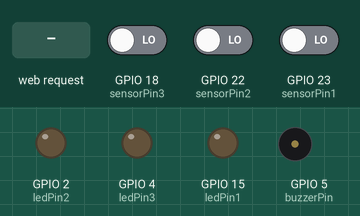
The sketch below on a simulated ESP32. Shown: output pins drawn as LEDs (lit = HIGH), buzzer (waves = sounding, pin HIGH). The test bench sets the inputs (shaded band); at power-on: GPIO 23 (sensorPin1) LOW, GPIO 18 (sensorPin3) LOW, GPIO 22 (sensorPin2) LOW. WiFi joins after 1.5 s; servers stay silent unless stated; web services answer with replies made up by the test bench; what the sketch prints to the serial monitor is not drawn.

Above: at 2.7 s.
2.8 s: HTTP request GET /T1 received
At 3.2 s:
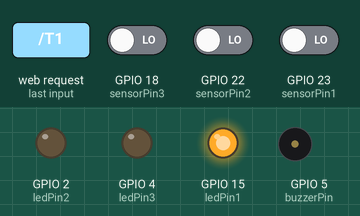
4.3 s: GPIO 23 (sensorPin1) driven HIGH
At 5.5 s:
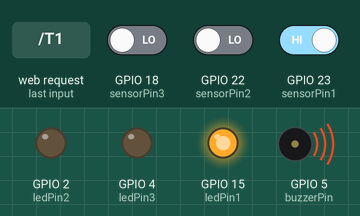
5.8 s: HTTP request GET /T2 received
At 6.7 s:
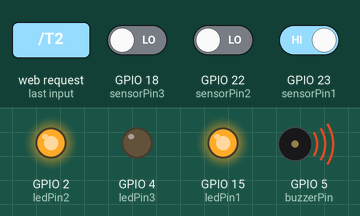
7.3 s: GPIO 18 (sensorPin3) driven HIGH
At 7.8 s:
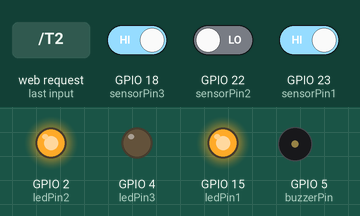
8.8 s: HTTP request GET /T3 received
At 10.0 s:
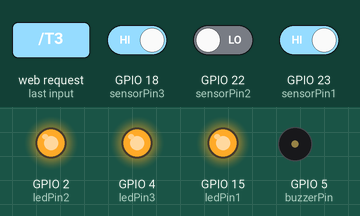
10.3 s: GPIO 22 (sensorPin2) driven HIGH
At 11.3 s:
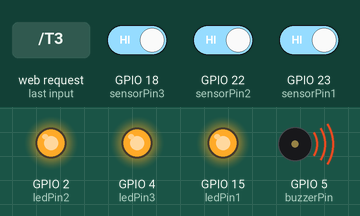
Timing chart, 0 to 13.0 s (numbered marks = the images above; inputs shaded):
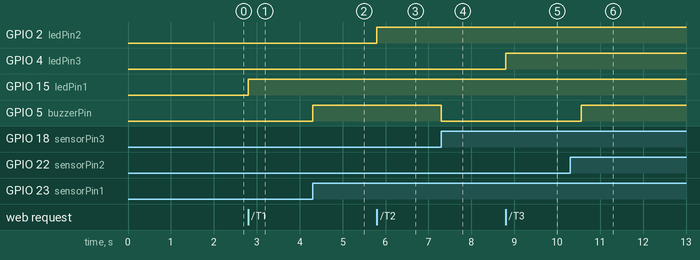

Measured:
- after the input at 2.8 s, GPIO 15 (ledPin1): LOW → HIGH at once
- after the input at 4.3 s, GPIO 5 (buzzerPin): LOW → HIGH at once
- after the input at 5.8 s, GPIO 2 (ledPin2): LOW → HIGH at once
- after the input at 7.3 s, GPIO 5 (buzzerPin): HIGH → LOW at once
- after the input at 8.8 s, GPIO 4 (ledPin3): LOW → HIGH at once
- after the input at 10.3 s, GPIO 5 (buzzerPin): LOW → HIGH after 0.26 s

The sketch:

sketch_nov17c.ino
```cpp
#include <WiFi.h>
#include <WiFiClientSecure.h>
// Comentário de última hora: 28/11
// O código irá iniciar o Web Server caso tudo tiver ok com as credenciais e vai printar o IP
// O API do PushBullet irá mostrar no Serial se está funcionando ou não, está no Serial Monitor se haver erro de comunicação
// Haverá uma constante atualização pelo JavaScript toda vez que haver uma mudança de estado do LED ou Sensor Magnético
// Sempre enviará a cada 10 segundos uma notificação PUSH pelo PushBullet caso estiver com a condições corretas(e ligará o buzzer)
// Condições para enviar mensagem: Led X Ligado e Sensor Y Aberto
const char *ssid = "Brayan";
const char *password = "12345678";


const char *host = "api.pushbullet.com";
const int httpsPort = 443;
const char *accessToken = "o.p6xGrUSTf4q1GdPFKxf800BWUX44hopV";


const int ledPin1 = 15;
const int ledPin2 = 2;
const int ledPin3 = 4;
const int sensorPin1 = 23;
const int sensorPin2 = 22;
const int sensorPin3 = 18;
const int buzzerPin = 5;

bool ledState1 = false;
bool ledState2 = false;
bool ledState3 = false;

WiFiServer server(80);

unsigned long lastNotificationTime = 0;

void setup() {
  Serial.begin(115200);


  pinMode(ledPin1, OUTPUT);
  pinMode(ledPin2, OUTPUT);
  pinMode(ledPin3, OUTPUT);
  pinMode(sensorPin1, INPUT);
  pinMode(sensorPin2, INPUT);
  pinMode(sensorPin3, INPUT);
  pinMode(buzzerPin, OUTPUT);


  WiFi.begin(ssid, password);
  while (WiFi.status() != WL_CONNECTED) {
    delay(500);
    Serial.print(".");
  }
  Serial.println("\nWiFi conectado.");
  Serial.println("Endereço IP: ");
  Serial.println(WiFi.localIP());

  server.begin();
}

void loop() {

  checkSensors();

  WiFiClient client = server.available();
  if (client) {
    handleClient(client);
  }
}

void checkSensors() {
  static bool lastSensorState1 = false;
  static bool lastSensorState2 = false;
  static bool lastSensorState3 = false;

  bool sensor1State = digitalRead(sensorPin1);
  bool sensor2State = digitalRead(sensorPin2);
  bool sensor3State = digitalRead(sensorPin3);

  if (sensor1State != lastSensorState1) {
    if (sensor1State && ledState1) {
      if (millis() - lastNotificationTime > 10000) {
        sendPushNotification("Alerta de Sensor", "Sensor Porta Aberto: Alerta!");
        lastNotificationTime = millis();
      }
      digitalWrite(buzzerPin, HIGH);
    } else {
      digitalWrite(buzzerPin, LOW);
    }
    lastSensorState1 = sensor1State;
  }

  if (sensor2State != lastSensorState2) {
    if (sensor2State && ledState2) {
      if (millis() - lastNotificationTime > 10000) {
        sendPushNotification("Alerta de Sensor", "Sensor Janela Esquerda Aberto: Alerta!");
        lastNotificationTime = millis();
      }

      digitalWrite(buzzerPin, HIGH);
    } else {
      digitalWrite(buzzerPin, LOW);
    }
    lastSensorState2 = sensor2State;
  }


  if (sensor3State != lastSensorState3) {
    if (sensor3State && ledState3) {
      if (millis() - lastNotificationTime > 10000) {
        sendPushNotification("Alerta de Sensor", "Sensor Janela Direita Aberto: Alerta!");
        lastNotificationTime = millis();
      }

      digitalWrite(buzzerPin, HIGH);
    } else {
      digitalWrite(buzzerPin, LOW);
    }
    lastSensorState3 = sensor3State;
  }
}

void handleClient(WiFiClient client) {
  Serial.println("Novo Cliente.");
  String currentLine = "";
  bool isAPIRequest = false;

  while (client.connected()) {
    if (client.available()) {
      char c = client.read();
      Serial.write(c);

      if (c == '\n') {
        if (currentLine.length() == 0) {
          if (isAPIRequest) {
            sendSensorStatus(client);
          } else {
            sendHTMLPage(client);
          }
          break;
        } else {
          currentLine = "";
        }
      } else if (c != '\r') {
        currentLine += c;
        if (currentLine.endsWith("GET /sensors")) {
          isAPIRequest = true;
        }
      }


      if (currentLine.endsWith("GET /T1")) {
        ledState1 = !ledState1;
        digitalWrite(ledPin1, ledState1 ? HIGH : LOW);
      }
      if (currentLine.endsWith("GET /T2")) {
        ledState2 = !ledState2;
        digitalWrite(ledPin2, ledState2 ? HIGH : LOW);
      }
      if (currentLine.endsWith("GET /T3")) {
        ledState3 = !ledState3;
        digitalWrite(ledPin3, ledState3 ? HIGH : LOW);
      }
    }
  }
  client.stop();
  Serial.println("Cliente desconectado.");
  delay(100);
}

void sendPushNotification(const char *title, const char *body) {
  WiFiClientSecure client;
  client.setInsecure();

  if (!client.connect(host, httpsPort)) {
    Serial.println("Falha ao conectar no Pushbullet!");
    return;
  }

  String url = "/v2/pushes";
  String message = "{\"type\": \"note\", \"title\": \"" + String(title) + "\", \"body\": \"" + String(body) + "\"}";

  client.println("POST " + url + " HTTP/1.1");
  client.println("Host: " + String(host));
  client.println("Authorization: Bearer " + String(accessToken));
  client.println("Content-Type: application/json");
  client.println("Content-Length: " + String(message.length()));
  client.println();
  client.println(message);

  while (client.connected()) {
    String line = client.readStringUntil('\n');
    if (line == "\r") break;
  }
  Serial.println("Notificação enviada!");
}

void sendSensorStatus(WiFiClient client) {
  String response = "{\"sensors\": {";
  response += "\"sensor1\": \"" + getSensorStatus(ledState1, sensorPin1) + "\",";
  response += "\"sensor2\": \"" + getSensorStatus(ledState2, sensorPin2) + "\",";
  response += "\"sensor3\": \"" + getSensorStatus(ledState3, sensorPin3) + "\"";
  response += "}}";

  client.println("HTTP/1.1 200 OK");
  client.println("Content-Type: application/json");
  client.println();
  client.print(response);
}

void sendHTMLPage(WiFiClient client) {
  client.println("HTTP/1.1 200 OK");
  client.println("Content-type:text/html");
  client.println();
  client.print("<html><head><style>");
  client.print("body {background-color: #800080; font-family: Arial, sans-serif; text-align: center;} ");
  client.print("h1 {color: white;} ");
  client.print(".container {border: 2px solid white; display: inline-block; padding: 20px;} ");
  client.print("p {font-size: 18px; color: white;} ");
  client.print("a {text-decoration: none; font-size: 20px; background-color: #4B0082; color: white; padding: 10px 20px; border-radius: 5px;} ");
  client.print("a:hover {background-color: #8A2BE2;} ");
  client.print("</style>");
  client.print("<script>");
  client.print("setInterval(function() {");
  client.print("  fetch('/sensors') ");
  client.print("    .then(response => response.json())");
  client.print("    .then(data => {");
  client.print("      document.getElementById('sensor1Status').innerText = data.sensors.sensor1;");
  client.print("      document.getElementById('sensor2Status').innerText = data.sensors.sensor2;");
  client.print("      document.getElementById('sensor3Status').innerText = data.sensors.sensor3;");
  client.print("    });");
  client.print("}, 2000);");
  client.print("</script>");
  client.print("</head><body>");
  client.print("<h1>Sistema de Alarme</h1>");
  client.print("<div class='container'>");


  client.print("<p><a href='/T1'>Controle LED 1</a><br>");
  client.print("<span id='sensor1Status'>" + getSensorStatus(ledState1, sensorPin1) + "</span></p>");
  client.print("<p><a href='/T2'>Controle LED 2</a><br>");
  client.print("<span id='sensor2Status'>" + getSensorStatus(ledState2, sensorPin2) + "</span></p>");
  client.print("<p><a href='/T3'>Controle LED 3</a><br>");
  client.print("<span id='sensor3Status'>" + getSensorStatus(ledState3, sensorPin3) + "</span></p>");

  client.print("</div>");
  client.print("</body></html>");
}

String getSensorStatus(bool ledState, int sensorPin) {
  if (!ledState) {
    return "Sensor Desativado";
  } else {
    return (digitalRead(sensorPin)) ? "Aberto - Alerta!" : "Fechado - Tudo ok";
  }
}
```
